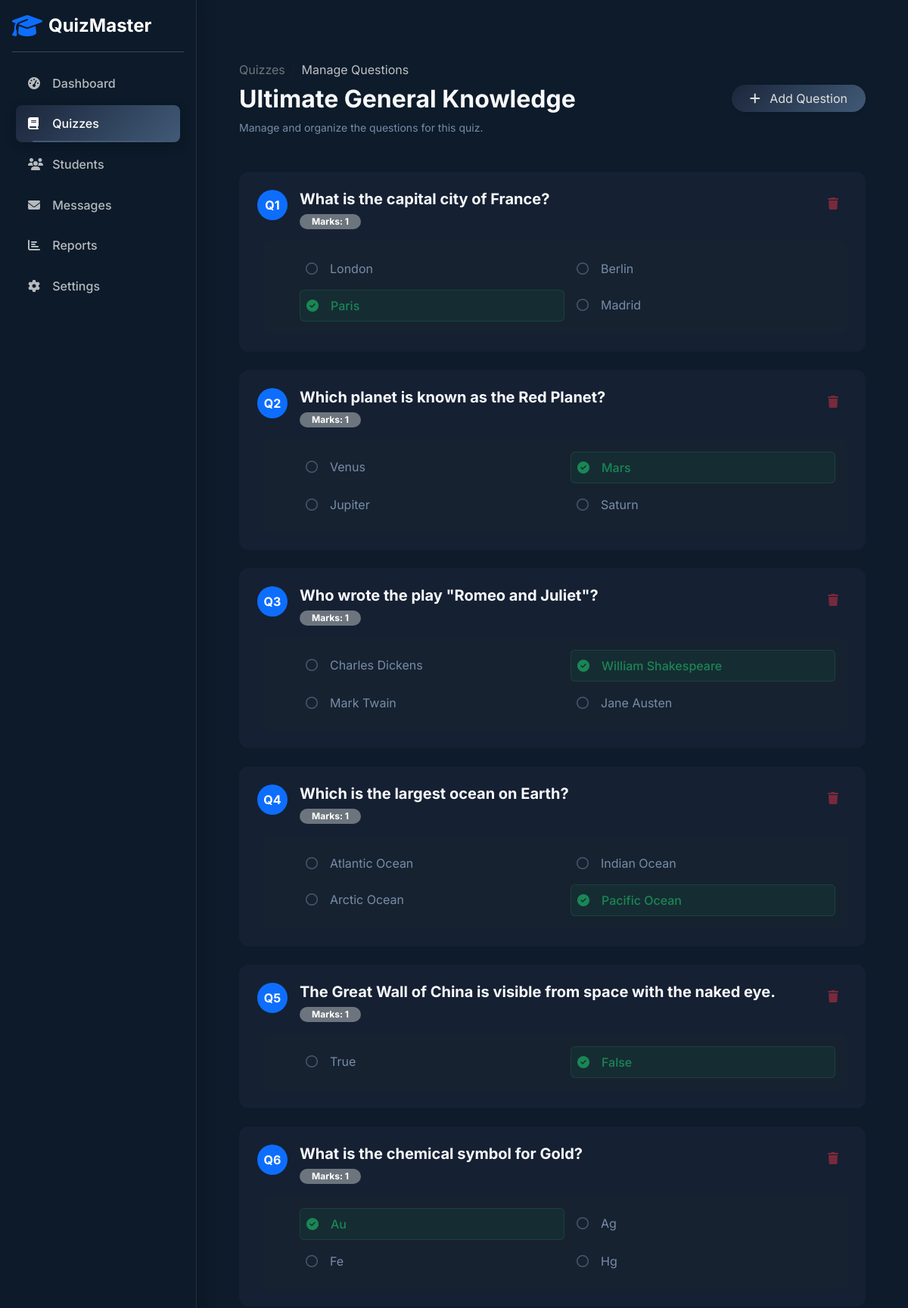
The app's page /admin/questions.php?quiz_id=1 (signed in, upper part) with its own data.
### tables this page shows
CREATE TABLE quizzes (
    id INT AUTO_INCREMENT PRIMARY KEY,
    title VARCHAR(255) NOT NULL,
    description TEXT,
    category_id INT,
    time_limit INT DEFAULT 0 COMMENT 'Time in minutes',
    passing_score INT DEFAULT 50 COMMENT 'Percentage',
    created_by INT NOT NULL,
    created_at TIMESTAMP DEFAULT CURRENT_TIMESTAMP,
    
    FOREIGN KEY (category_id) REFERENCES categories(id) ON DELETE SET NULL,
    FOREIGN KEY (created_by) REFERENCES users(id) ON DELETE CASCADE
);

CREATE TABLE questions (
    id INT AUTO_INCREMENT PRIMARY KEY,
    quiz_id INT NOT NULL,
    question_text TEXT NOT NULL,
    question_type ENUM('multiple_choice', 'true_false') DEFAULT 'multiple_choice',
    marks INT DEFAULT 1,
    created_at TIMESTAMP DEFAULT CURRENT_TIMESTAMP,
    
    FOREIGN KEY (quiz_id) REFERENCES quizzes(id) ON DELETE CASCADE
);

CREATE TABLE options (
    id INT AUTO_INCREMENT PRIMARY KEY,
    question_id INT NOT NULL,
    option_text TEXT NOT NULL,
    is_correct TINYINT(1) DEFAULT 0,
    
    FOREIGN KEY (question_id) REFERENCES questions(id) ON DELETE CASCADE
);

### admin/controllers/que-process.php (called while the page is built, shortened)
<?php
require_once '../config/database.php';
require_once '../includes/functions.php';
$quiz_id = $_GET['quiz_id'];
$stmt = $pdo->prepare("SELECT title FROM quizzes WHERE id = ?");
$stmt->execute([$quiz_id]);
$quiz = $stmt->fetch();
$stmt = $pdo->prepare("SELECT * FROM questions WHERE quiz_id = ? ORDER BY created_at ASC");
$stmt->execute([$quiz_id]);
$questions = $stmt->fetchAll();
include_once '../includes/header.php';
?>

### includes/functions.php (called while the page is built, shortened)
<?php
function sanitize($data) {
    return htmlspecialchars(strip_tags(trim($data)));
}
?>

### admin/questions.php (the view, shortened to what this page needs)
<?php include_once 'controllers/que-process.php'; ?>
<div class="container py-4">
    <div class="d-flex justify-content-between align-items-center mb-5">
        <div>
            <nav aria-label="breadcrumb">
                <ol class="breadcrumb mb-2">
                    <li class="breadcrumb-item"><a href="quizzes.php" class="text-secondary text-decoration-none">Quizzes</a></li>
                    <li class="breadcrumb-item active text-light opacity-75" aria-current="page">Manage Questions</li>
                </ol>
            </nav>
            <h2 class="text-light fw-bold"><?php echo sanitize($quiz['title']); ?></h2>
            <p class="text-muted small mb-0">Manage and organize the questions for this quiz.</p>
        </div>
        <a href="add-question.php?quiz_id=<?php echo $quiz_id; ?>" class="btn btn-gradient-primary rounded-pill px-4 hover-scale shadow-sm">
            <i class="fas fa-plus me-2"></i> Add Question
        </a>
    </div>
    <div class="row">
        <div class="col-12">
            <?php if (count($questions) > 0): ?>
                <div class="vstack gap-4">
                    <?php foreach($questions as $index => $q): ?>
                        <div class="glass-card border-0 p-4 position-relative overflow-hidden group-hover-effect">
                            <div class="d-flex justify-content-between align-items-start mb-3">
                                <div class="d-flex gap-3">
                                    <div class="flex-shrink-0">
                                        <span class="d-flex align-items-center justify-content-center rounded-circle bg-primary bg-opacity-20 text-white fw-bold" style="width: 40px; height: 40px;">
                                            Q<?php echo $index + 1; ?>
                                        </span>
                                    </div>
                                    <div>
                                        <h5 class="text-light mb-1"><?php echo sanitize($q['question_text']); ?></h5>
                                        <span class="badge bg-secondary bg-opacity-20 text-white rounded-pill px-3 py-1 mt-1">
                                            Marks: <?php echo $q['marks']; ?>
                                        </span>
                                    </div>
                                </div>
                                <form method="POST" class="d-inline ms-2" onsubmit="return confirm('Delete this question?');">
                                    <button type="submit" name="delete_question" class="btn btn-icon btn-outline-danger rounded-circle border-0 bg-transparent opacity-50 hover-opacity-100" title="Delete Question">
                                        <i class="fas fa-trash"></i>
                                    </button>
                                </form>
                            </div>
                            <div class="ps-5 ms-2 rounded-3 bg-dark bg-opacity-25 p-3">
                                <?php
                                    $opt_stmt = $pdo->prepare("SELECT * FROM options WHERE question_id = ?");
                                    $opt_stmt->execute([$q['id']]);
                                    $options = $opt_stmt->fetchAll();
                                ?>
                                <div class="row g-2">
                                    <?php foreach($options as $opt): ?>
                                        <div class="col-md-6">
                                            <div class="d-flex align-items-center p-2 rounded <?php echo $opt['is_correct'] ? 'bg-success bg-opacity-10 border border-success border-opacity-25' : 'bg-transparent'; ?>">
                                                <?php if($opt['is_correct']): ?>
                                                    <i class="fas fa-check-circle text-success me-3"></i>
                                                <?php else: ?>
                                                    <i class="far fa-circle text-muted me-3 opacity-50"></i>
                                                <?php endif; ?>
                                                <span class="<?php echo $opt['is_correct'] ? 'text-success fw-medium' : 'text-muted'; ?>">
                                                    <?php echo sanitize($opt['option_text']); ?>
                                                </span>
                                            </div>
                                        </div>
                                    <?php endforeach; ?>
                                </div>
                            </div>
                        </div>
                    <?php endforeach; ?>
                </div>
            <?php endif; ?>
        </div>
    </div>
</div>
<?php include_once '../includes/admin-footer.php'; ?>

### assets/css/style.css (style rules this page uses)
:root { --ink-black: #0D1B2A; --prussian-blue: #1B263B; --dusk-blue: #415A77; --dusty-denim: #778DA9; --alabaster-grey: #E0E1DD; --primary: #415A77; --secondary: #778DA9; --dark-bg: #0D1B2A; --card-bg: #1B263B; --light-text: #E0E1DD; --muted-text: #778DA9; --success: #10b981; --warning: #f59e0b; --danger: #ef4444; --info: #3b82f6; --gradient-primary: linear-gradient(135deg, #1B263B 0%, #415A77 100%); --gradient-accent: linear-gradient(135deg, #415A77 0%, #778DA9 100%); }
body { background-color: var(--dark-bg); color: var(--light-text); font-family: 'Inter', system-ui, -apple-system, sans-serif; min-height: 100vh; display: flex; flex-direction: column; }
h1, h2, h3, h4, h5, h6 { color: var(--alabaster-grey); font-weight: 700; }
a { color: var(--secondary); text-decoration: none; transition: color 0.3s ease; }
.text-muted { color: var(--muted-text) !important; }
.btn-gradient-primary { background: linear-gradient(135deg, var(--primary) 0%, #4facfe 100%); border: none; color: white; }
.glass-card { background: rgba(27, 38, 59, 0.6); backdrop-filter: blur(10px); -webkit-backdrop-filter: blur(10px); border: 1px solid rgba(119, 141, 169, 0.1); border-radius: 12px; }
.btn-gradient-primary { background: var(--gradient-primary); border: none; color: var(--light-text); }

### records on screen
quizzes: title "Ultimate General Knowledge"
questions: question_text "What is the capital city of France?", marks "1"
options: is_correct 0 (drawn), option_text "London"
options: is_correct 0 (drawn), option_text "Berlin"
options: is_correct 1 (drawn), option_text "Paris"
options: is_correct 0 (drawn), option_text "Madrid"
questions: question_text "Which planet is known as the Red Planet?", marks "1"
options: is_correct 0 (drawn), option_text "Venus"
options: is_correct 1 (drawn), option_text "Mars"
options: is_correct 0 (drawn), option_text "Jupiter"
options: is_correct 0 (drawn), option_text "Saturn"
questions: question_text "Who wrote the play \"Romeo and Juliet\"?", marks "1"
options: is_correct 0 (drawn), option_text "Charles Dickens"
options: is_correct 1 (drawn), option_text "William Shakespeare"
options: is_correct 0 (drawn), option_text "Mark Twain"
options: is_correct 0 (drawn), option_text "Jane Austen"
questions: question_text "Which is the largest ocean on Earth?", marks "1"
options: is_correct 0 (drawn), option_text "Atlantic Ocean"
options: is_correct 0 (drawn), option_text "Indian Ocean"
options: is_correct 0 (drawn), option_text "Arctic Ocean"
options: is_correct 1 (drawn), option_text "Pacific Ocean"
questions: question_text "The Great Wall of China is visible from space with the naked eye.", marks "1"
options: is_correct 0 (drawn), option_text "True"
options: is_correct 1 (drawn), option_text "False"
questions: question_text "What is the chemical symbol for Gold?", marks "1"
options: is_correct 1 (drawn), option_text "Au"
options: is_correct 0 (drawn), option_text "Ag"
options: is_correct 0 (drawn), option_text "Fe"
options: is_correct 0 (drawn), option_text "Hg"
